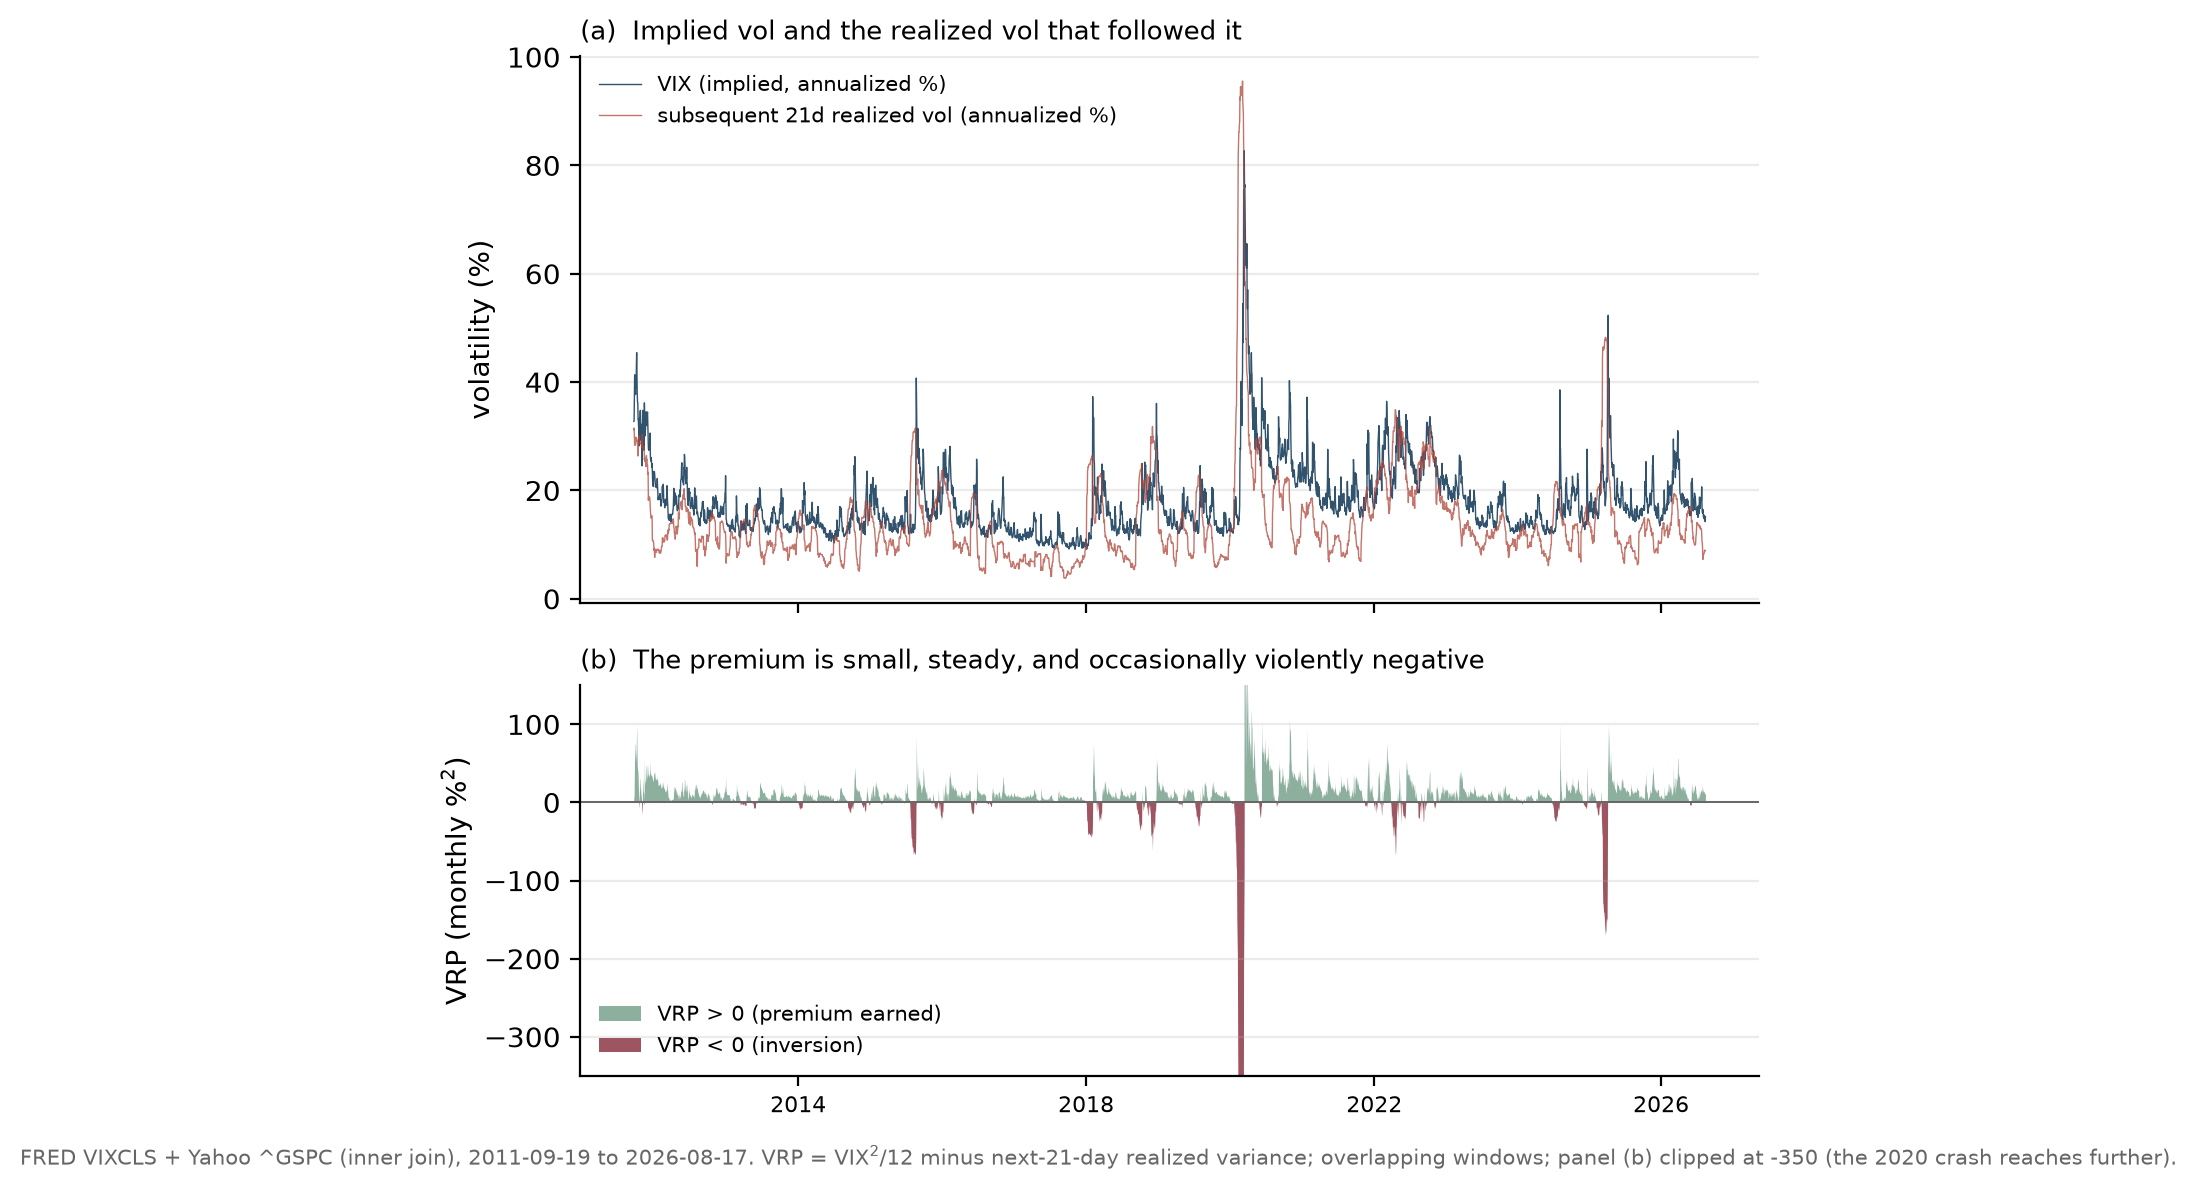

Recreate this plot in Python.
"""
Figure 4 - The variance risk premium on free data.

Free data: VIX daily closes from FRED (VIXCLS, cached to data/vixcls.csv by the
companion Level-1/2 papers) and S&P 500 daily closes from Yahoo's public chart
API (cached to data/spx_daily.csv by fig_rv_estimators / the companion papers).
Series are inner-joined on date; the common daily span (SPX daily cache begins
2011) sets the sample, printed at run time.

Units (stated in advance): monthly percentage variance. Implied leg
IV2_t = VIX_t^2 / 12; realized leg RV_t = sum of squared daily percentage log
returns over the NEXT 21 trading days. VRP_t = IV2_t - RV_t.

Pre-registered protocol (fixed before computing anything):
  - H0: mean VRP <= 0. H1: mean VRP > 0 (variance sells at a premium).
  - Primary metric: mean VRP in monthly %^2 with a Newey-West t-statistic
    (21 lags, overlapping windows); secondary: share of days with VRP > 0.
  - Split: out-of-sample = 2020-01-02 onward (same single split date used
    throughout the paper), opened once.

Printed: full-sample / in-sample / OOS mean premium, NW t-stats, hit shares,
the five deepest inversions, and mean implied vs realized vol in vol points.

Reproducible:
    python fig_vrp.py     # numpy, matplotlib; stdlib urllib/json; math.erf
"""
import os, csv, json, math, socket, urllib.request, datetime as dt
import numpy as np
import matplotlib
matplotlib.use("Agg")
import matplotlib.pyplot as plt

HERE = os.path.dirname(os.path.abspath(__file__))
DATA = os.path.join(HERE, "data")
os.makedirs(DATA, exist_ok=True)
SPX_CACHE = os.path.join(DATA, "spx_daily.csv")
VIX_CACHE = os.path.join(DATA, "vixcls.csv")
OOS_START = "2020-01-02"
H = 21


def load_spx():
    """Daily SPX closes from the shared cache (columns: date, close)."""
    d, c = [], []
    with open(SPX_CACHE) as f:
        for row in csv.DictReader(f):
            d.append(row["date"]); c.append(float(row["close"]))
    return d, np.array(c)


spx_d, spx_c = load_spx()
vix = {}
with open(VIX_CACHE) as f:
    for row in csv.DictReader(f):
        v = row["VIXCLS"]
        if v not in ("", "."):
            vix[row["observation_date"]] = float(v)

# inner join
dates, close, vixv = [], [], []
for d, c in zip(spx_d, spx_c):
    if d in vix:
        dates.append(d); close.append(c); vixv.append(vix[d])
close = np.array(close); vixv = np.array(vixv)
r = 100.0 * np.diff(np.log(close))          # daily % log returns; r[i] = day i+1
N = len(dates)

# realized monthly variance over NEXT 21 trading days, at day t (index into dates)
cs = np.concatenate([[0.0], np.cumsum(r ** 2)])
rv_fwd = np.full(N, np.nan)
for t in range(N - H):
    rv_fwd[t] = cs[t + H] - cs[t]           # sum of r^2 for days t+1 .. t+21
iv2 = vixv ** 2 / 12.0
ok = ~np.isnan(rv_fwd)
vrp = iv2 - rv_fwd

idx = np.array([i for i in range(N) if ok[i]])
d_ok = [dates[i] for i in idx]
vrp_ok = vrp[idx]; iv2_ok = iv2[idx]; rv_ok = rv_fwd[idx]


def nw_t(x, lags):
    xm = x.mean(); xd = x - xm; n = len(x)
    s = np.sum(xd * xd) / n
    for k in range(1, lags + 1):
        s += 2 * (1 - k / (lags + 1)) * np.sum(xd[k:] * xd[:-k]) / n
    return xm / math.sqrt(s / n)


def phi(z):
    return 0.5 * (1 + math.erf(z / math.sqrt(2)))


split = next(i for i, d in enumerate(d_ok) if d >= OOS_START)
segs = {"full": np.arange(len(vrp_ok)), "in-sample (pre-2020)": np.arange(split),
        "OOS (2020-)": np.arange(split, len(vrp_ok))}
print(f"joined sample {d_ok[0]}..{d_ok[-1]}  n={len(vrp_ok)} overlapping 21d windows")
for k, ii in segs.items():
    x = vrp_ok[ii]
    t = nw_t(x, H)
    print(f"  {k:22s} mean VRP={x.mean():7.2f} %^2/mo  NW t={t:5.2f} "
          f"(one-sided p={1 - phi(t):.1e})  hit share={100 * (x > 0).mean():.1f}%")
print(f"  mean implied vol {vixv[idx].mean():.2f}%  "
      f"mean subsequent realized vol {np.sqrt(12 * rv_ok).mean():.2f}% (vol points)")
worst = np.argsort(vrp_ok)[:5]
print("  deepest inversions:", [(d_ok[i], round(float(vrp_ok[i]), 1)) for i in sorted(worst)])
neg_share = 100 * (vrp_ok < 0).mean()
print(f"  share of days with VRP<0: {neg_share:.1f}%")

# ---------------- figure ------------------------------------------------------
fig, (ax1, ax2) = plt.subplots(
    2, 1, figsize=(6.9, 5.8), sharex=True, gridspec_kw={"height_ratios": [1.4, 1.0]})
xs = np.arange(len(d_ok))
ax1.plot(xs, vixv[idx], lw=0.5, color="#31536e", label="VIX (implied, annualized %)")
ax1.plot(xs, np.sqrt(12 * rv_ok), lw=0.5, color="#b0473a", alpha=0.75,
         label="subsequent 21d realized vol (annualized %)")
ax1.set_ylabel("volatility (%)")
ax1.legend(fontsize=7.5, frameon=False)
ax1.set_title("(a)  Implied vol and the realized vol that followed it", fontsize=9.5,
              loc="left")
for s in ("top", "right"):
    ax1.spines[s].set_visible(False)
ax1.grid(True, axis="y", alpha=0.25)

ax2.fill_between(xs, np.clip(vrp_ok, 0, None), 0, color="#2f6d4f", alpha=0.55,
                 lw=0, label="VRP > 0 (premium earned)")
ax2.fill_between(xs, np.clip(vrp_ok, None, 0), 0, color="#7c1c2c", alpha=0.75,
                 lw=0, label="VRP < 0 (inversion)")
ax2.axhline(0, color="#666", lw=0.7)
ax2.set_ylabel("VRP (monthly %$^2$)")
ax2.set_ylim(-350, 150)
ax2.legend(fontsize=7.5, frameon=False, loc="lower left")
ax2.set_title("(b)  The premium is small, steady, and occasionally violently negative",
              fontsize=9.5, loc="left")
for s in ("top", "right"):
    ax2.spines[s].set_visible(False)
ax2.grid(True, axis="y", alpha=0.25)
years = [i for i in range(1, len(d_ok)) if d_ok[i][:4] != d_ok[i - 1][:4]
         and int(d_ok[i][:4]) % 4 == 2]
ax2.set_xticks(years); ax2.set_xticklabels([d_ok[i][:4] for i in years], fontsize=8)

fig.text(0.5, -0.015,
         f"FRED VIXCLS + Yahoo ^GSPC (inner join), {d_ok[0]} to {d_ok[-1]}. "
         "VRP = VIX$^2$/12 minus next-21-day realized variance; overlapping windows; "
         "panel (b) clipped at -350 (the 2020 crash reaches further).",
         ha="center", fontsize=7.6, color="#666")
plt.tight_layout()
OUT = os.path.join(HERE, "fig_vrp.png")
fig.savefig(OUT, dpi=200, bbox_inches="tight")
print("wrote", OUT)
